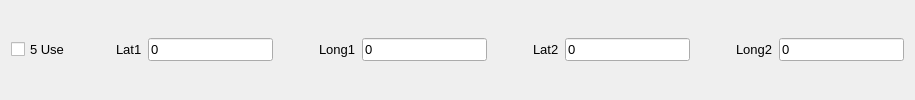
      <widget class="QWidget" name="widget_7" native="true">
       <property name="font">
        <font>
         <pointsize>10</pointsize>
        </font>
       </property>
       <layout class="QGridLayout" name="gridLayout_6">
        <item row="0" column="3">
         <widget class="QLineEdit" name="lineEdit_21">
          <property name="font">
           <font>
            <pointsize>10</pointsize>
           </font>
          </property>
          <property name="text">
           <string>0</string>
          </property>
         </widget>
        </item>
        <item row="0" column="12">
         <widget class="QLineEdit" name="lineEdit_22">
          <property name="font">
           <font>
            <pointsize>10</pointsize>
           </font>
          </property>
          <property name="text">
           <string>0</string>
          </property>
         </widget>
        </item>
        <item row="0" column="7">
         <spacer name="horizontalSpacer_21">
          <property name="font">
           <font>
            <pointsize>10</pointsize>
           </font>
          </property>
          <property name="orientation">
           <enum>Qt::Horizontal</enum>
          </property>
          <property name="sizeHint" stdset="0">
           <size>
            <width>40</width>
            <height>20</height>
           </size>
          </property>
         </spacer>
        </item>
        <item row="0" column="10">
         <spacer name="horizontalSpacer_22">
          <property name="font">
           <font>
            <pointsize>10</pointsize>
           </font>
          </property>
          <property name="orientation">
           <enum>Qt::Horizontal</enum>
          </property>
          <property name="sizeHint" stdset="0">
           <size>
            <width>40</width>
            <height>20</height>
           </size>
          </property>
         </spacer>
        </item>
        <item row="0" column="9">
         <widget class="QLineEdit" name="lineEdit_23">
          <property name="font">
           <font>
            <pointsize>10</pointsize>
           </font>
          </property>
          <property name="text">
           <string>0</string>
          </property>
         </widget>
        </item>
        <item row="0" column="5">
         <widget class="QLabel" name="label_21">
          <property name="font">
           <font>
            <pointsize>10</pointsize>
           </font>
          </property>
          <property name="text">
           <string>Long1</string>
          </property>
         </widget>
        </item>
        <item row="0" column="4">
         <spacer name="horizontalSpacer_23">
          <property name="font">
           <font>
            <pointsize>10</pointsize>
           </font>
          </property>
          <property name="orientation">
           <enum>Qt::Horizontal</enum>
          </property>
          <property name="sizeHint" stdset="0">
           <size>
            <width>40</width>
            <height>20</height>
           </size>
          </property>
         </spacer>
        </item>
        <item row="0" column="6">
         <widget class="QLineEdit" name="lineEdit_24">
          <property name="font">
           <font>
            <pointsize>10</pointsize>
           </font>
          </property>
          <property name="text">
           <string>0</string>
          </property>
         </widget>
        </item>
        <item row="0" column="8">
         <widget class="QLabel" name="label_22">
          <property name="font">
           <font>
            <pointsize>10</pointsize>
           </font>
          </property>
          <property name="text">
           <string>Lat2</string>
          </property>
         </widget>
        </item>
        <item row="0" column="11">
         <widget class="QLabel" name="label_23">
          <property name="font">
           <font>
            <pointsize>10</pointsize>
           </font>
          </property>
          <property name="text">
           <string>Long2</string>
          </property>
         </widget>
        </item>
        <item row="0" column="2">
         <widget class="QLabel" name="label_24">
          <property name="font">
           <font>
            <pointsize>10</pointsize>
           </font>
          </property>
          <property name="text">
           <string>Lat1</string>
          </property>
         </widget>
        </item>
        <item row="0" column="0">
         <widget class="QCheckBox" name="checkBox_6">
          <property name="font">
           <font>
            <pointsize>10</pointsize>
           </font>
          </property>
          <property name="text">
           <string>5 Use</string>
          </property>
         </widget>
        </item>
        <item row="0" column="1">
         <spacer name="horizontalSpacer_24">
          <property name="font">
           <font>
            <pointsize>10</pointsize>
           </font>
          </property>
          <property name="orientation">
           <enum>Qt::Horizontal</enum>
          </property>
          <property name="sizeHint" stdset="0">
           <size>
            <width>40</width>
            <height>20</height>
           </size>
          </property>
         </spacer>
        </item>
       </layout>
      </widget>
